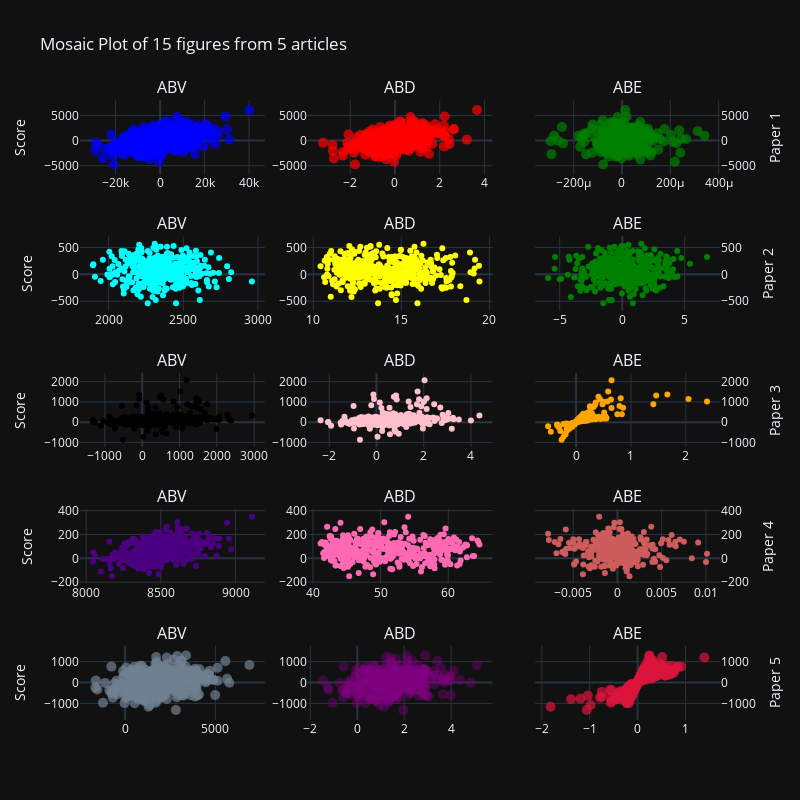

Notebook source saved alongside this figure:
### Code cell
#| label: fig5cell

fig = make_subplots(rows=5, cols=3, subplot_titles=("ABV", "ABD", "ABE") * 5)

for row in range(5):
    fig.update_yaxes(title_text=f"Score", row=row+1, col=1)
    fig.update_yaxes(title_text=f"Paper {row+1}", row=row+1, col=3, side="right")
    for col in range(3):
        subplot_figure = data[row][col]
        for trace in subplot_figure.data:
            fig.add_trace(trace, row=row + 1, col=col + 1)
            
# Update layout
fig.update_layout(title_text="Mosaic Plot of 15 figures from 5 articles",
                  height=800, width=800,
                  showlegend=True,
                  template="plotly_dark")

# Show the figure
fig.show()

### Figure 1 — Plotly figure (JSON) as saved in the notebook; plotly's stock layout.template omitted (floating-point values rounded to 4 significant figures; data arrays with more than 128 entries replaced by an {"elided": "..."} marker saying what was removed)
{"data": [{"hovertemplate": "Volume=%{x}<br>Score=%{y}<extra></extra>", "legendgroup": "", "marker": {"color": "blue", "opacity": 0.7, "size": 10, "symbol": "circle"}, "mode": "markers", "name": "", "orientation": "v", "showlegend": false, "type": "scatter", "x": {"elided": "400 float values"}, "xaxis": "x", "y": {"elided": "400 float values"}, "yaxis": "y"}, {"hovertemplate": "Density=%{x}<br>Score=%{y}<extra></extra>", "legendgroup": "", "marker": {"color": "red", "opacity": 0.7, "size": 10, "symbol": "circle"}, "mode": "markers", "name": "", "orientation": "v", "showlegend": false, "type": "scatter", "x": {"elided": "400 float values"}, "xaxis": "x2", "y": {"elided": "400 float values"}, "yaxis": "y2"}, {"hovertemplate": "Efficiency=%{x}<br>Score=%{y}<extra></extra>", "legendgroup": "", "marker": {"color": "green", "opacity": 0.7, "size": 10, "symbol": "circle"}, "mode": "markers", "name": "", "orientation": "v", "showlegend": false, "type": "scatter", "x": {"elided": "400 float values"}, "xaxis": "x3", "y": {"elided": "400 float values"}, "yaxis": "y3"}, {"hovertemplate": "Volume=%{x}<br>Score=%{y}<extra></extra>", "legendgroup": "", "marker": {"color": "cyan", "symbol": "circle"}, "mode": "markers", "name": "", "orientation": "v", "showlegend": false, "type": "scatter", "x": {"elided": "400 float values"}, "xaxis": "x4", "y": {"elided": "400 float values"}, "yaxis": "y4"}, {"hovertemplate": "Density=%{x}<br>Score=%{y}<extra></extra>", "legendgroup": "", "marker": {"color": "yellow", "symbol": "circle"}, "mode": "markers", "name": "", "orientation": "v", "showlegend": false, "type": "scatter", "x": {"elided": "400 float values"}, "xaxis": "x5", "y": {"elided": "400 float values"}, "yaxis": "y5"}, {"hovertemplate": "Efficiency=%{x}<br>Score=%{y}<extra></extra>", "legendgroup": "", "marker": {"color": "green", "symbol": "circle"}, "mode": "markers", "name": "", "orientation": "v", "showlegend": false, "type": "scatter", "x": {"elided": "400 float values"}, "xaxis": "x6", "y": {"elided": "400 float values"}, "yaxis": "y6"}, {"hovertemplate": "Volume=%{x}<br>Score=%{y}<extra></extra>", "legendgroup": "", "marker": {"color": "black", "symbol": "circle"}, "mode": "markers", "name": "", "orientation": "v", "showlegend": false, "type": "scatter", "x": {"elided": "400 float values"}, "xaxis": "x7", "y": {"elided": "400 float values"}, "yaxis": "y7"}, {"hovertemplate": "Density=%{x}<br>Score=%{y}<extra></extra>", "legendgroup": "", "marker": {"color": "pink", "symbol": "circle"}, "mode": "markers", "name": "", "orientation": "v", "showlegend": false, "type": "scatter", "x": {"elided": "400 float values"}, "xaxis": "x8", "y": {"elided": "400 float values"}, "yaxis": "y8"}, {"hovertemplate": "Efficiency=%{x}<br>Score=%{y}<extra></extra>", "legendgroup": "", "marker": {"color": "orange", "symbol": "circle"}, "mode": "markers", "name": "", "orientation": "v", "showlegend": false, "type": "scatter", "x": {"elided": "400 float values"}, "xaxis": "x9", "y": {"elided": "400 float values"}, "yaxis": "y9"}, {"hovertemplate": "Volume=%{x}<br>Score=%{y}<extra></extra>", "legendgroup": "", "marker": {"color": "indigo", "symbol": "circle"}, "mode": "markers", "name": "", "orientation": "v", "showlegend": false, "type": "scatter", "x": {"elided": "400 float values"}, "xaxis": "x10", "y": {"elided": "400 float values"}, "yaxis": "y10"}, {"hovertemplate": "Density=%{x}<br>Score=%{y}<extra></extra>", "legendgroup": "", "marker": {"color": "hotpink", "symbol": "circle"}, "mode": "markers", "name": "", "orientation": "v", "showlegend": false, "type": "scatter", "x": {"elided": "400 float values"}, "xaxis": "x11", "y": {"elided": "400 float values"}, "yaxis": "y11"}, {"hovertemplate": "Efficiency=%{x}<br>Score=%{y}<extra></extra>", "legendgroup": "", "marker": {"color": "indianred", "symbol": "circle"}, "mode": "markers", "name": "", "orientation": "v", "showlegend": false, "type": "scatter", "x": {"elided": "400 float values"}, "xaxis": "x12", "y": {"elided": "400 float values"}, "yaxis": "y12"}, {"hovertemplate": "Volume=%{x}<br>Score=%{y}<extra></extra>", "legendgroup": "", "marker": {"color": "slategray", "opacity": 0.7, "size": 10, "symbol": "circle"}, "mode": "markers", "name": "", "orientation": "v", "showlegend": false, "type": "scatter", "x": {"elided": "400 float values"}, "xaxis": "x13", "y": {"elided": "400 float values"}, "yaxis": "y13"}, {"hovertemplate": "Density=%{x}<br>Score=%{y}<extra></extra>", "legendgroup": "", "marker": {"color": "purple", "opacity": 0.4, "size": 10, "symbol": "circle"}, "mode": "markers", "name": "", "orientation": "v", "showlegend": false, "type": "scatter", "x": {"elided": "400 float values"}, "xaxis": "x14", "y": {"elided": "400 float values"}, "yaxis": "y14"}, {"hovertemplate": "Efficiency=%{x}<br>Score=%{y}<extra></extra>", "legendgroup": "", "marker": {"color": "crimson", "opacity": 0.7, "size": 10, "symbol": "circle"}, "mode": "markers", "name": "", "orientation": "v", "showlegend": false, "type": "scatter", "x": {"elided": "400 float values"}, "xaxis": "x15", "y": {"elided": "400 float values"}, "yaxis": "y15"}], "layout": {"annotations": [{"font": {"size": 16}, "showarrow": false, "text": "ABV", "x": 0.1444, "xanchor": "center", "xref": "paper", "y": 1, "yanchor": "bottom", "yref": "paper"}, {"font": {"size": 16}, "showarrow": false, "text": "ABD", "x": 0.5, "xanchor": "center", "xref": "paper", "y": 1, "yanchor": "bottom", "yref": "paper"}, {"font": {"size": 16}, "showarrow": false, "text": "ABE", "x": 0.8556, "xanchor": "center", "xref": "paper", "y": 1, "yanchor": "bottom", "yref": "paper"}, {"font": {"size": 16}, "showarrow": false, "text": "ABV", "x": 0.1444, "xanchor": "center", "xref": "paper", "y": 0.78, "yanchor": "bottom", "yref": "paper"}, {"font": {"size": 16}, "showarrow": false, "text": "ABD", "x": 0.5, "xanchor": "center", "xref": "paper", "y": 0.78, "yanchor": "bottom", "yref": "paper"}, {"font": {"size": 16}, "showarrow": false, "text": "ABE", "x": 0.8556, "xanchor": "center", "xref": "paper", "y": 0.78, "yanchor": "bottom", "yref": "paper"}, {"font": {"size": 16}, "showarrow": false, "text": "ABV", "x": 0.1444, "xanchor": "center", "xref": "paper", "y": 0.56, "yanchor": "bottom", "yref": "paper"}, {"font": {"size": 16}, "showarrow": false, "text": "ABD", "x": 0.5, "xanchor": "center", "xref": "paper", "y": 0.56, "yanchor": "bottom", "yref": "paper"}, {"font": {"size": 16}, "showarrow": false, "text": "ABE", "x": 0.8556, "xanchor": "center", "xref": "paper", "y": 0.56, "yanchor": "bottom", "yref": "paper"}, {"font": {"size": 16}, "showarrow": false, "text": "ABV", "x": 0.1444, "xanchor": "center", "xref": "paper", "y": 0.34, "yanchor": "bottom", "yref": "paper"}, {"font": {"size": 16}, "showarrow": false, "text": "ABD", "x": 0.5, "xanchor": "center", "xref": "paper", "y": 0.34, "yanchor": "bottom", "yref": "paper"}, {"font": {"size": 16}, "showarrow": false, "text": "ABE", "x": 0.8556, "xanchor": "center", "xref": "paper", "y": 0.34, "yanchor": "bottom", "yref": "paper"}, {"font": {"size": 16}, "showarrow": false, "text": "ABV", "x": 0.1444, "xanchor": "center", "xref": "paper", "y": 0.12, "yanchor": "bottom", "yref": "paper"}, {"font": {"size": 16}, "showarrow": false, "text": "ABD", "x": 0.5, "xanchor": "center", "xref": "paper", "y": 0.12, "yanchor": "bottom", "yref": "paper"}, {"font": {"size": 16}, "showarrow": false, "text": "ABE", "x": 0.8556, "xanchor": "center", "xref": "paper", "y": 0.12, "yanchor": "bottom", "yref": "paper"}], "height": 800, "showlegend": true, "title": {"text": "Mosaic Plot of 15 figures from 5 articles"}, "width": 800, "xaxis": {"anchor": "y", "autorange": true, "domain": [0, 0.2889], "range": [-36010.0, 47090.0], "type": "linear"}, "xaxis10": {"anchor": "y10", "autorange": true, "domain": [0, 0.2889], "range": [7958.0, 9197.0], "type": "linear"}, "xaxis11": {"anchor": "y11", "autorange": true, "domain": [0.3556, 0.6444], "range": [39.21, 66.53], "type": "linear"}, "xaxis12": {"anchor": "y12", "autorange": true, "domain": [0.7111, 1], "range": [-0.009307, 0.01159], "type": "linear"}, "xaxis13": {"anchor": "y13", "autorange": true, "domain": [0, 0.2889], "range": [-2494.0, 7735.0], "type": "linear"}, "xaxis14": {"anchor": "y14", "autorange": true, "domain": [0.3556, 0.6444], "range": [-2.122, 5.764], "type": "linear"}, "xaxis15": {"anchor": "y15", "autorange": true, "domain": [0.7111, 1], "range": [-2.14, 1.722], "type": "linear"}, "xaxis2": {"anchor": "y2", "autorange": true, "domain": [0.3556, 0.6444], "range": [-3.906, 4.357], "type": "linear"}, "xaxis3": {"anchor": "y3", "autorange": true, "domain": [0.7111, 1], "range": [-0.0003596, 0.0004057], "type": "linear"}, "xaxis4": {"anchor": "y4", "autorange": true, "domain": [0, 0.2889], "range": [1808.0, 3047.0], "type": "linear"}, "xaxis5": {"anchor": "y5", "autorange": true, "domain": [0.3556, 0.6444], "range": [9.68, 20.17], "type": "linear"}, "xaxis6": {"anchor": "y6", "autorange": true, "domain": [0.7111, 1], "range": [-6.963, 7.819], "type": "linear"}, "xaxis7": {"anchor": "y7", "autorange": true, "domain": [0, 0.2889], "range": [-1667.0, 3287.0], "type": "linear"}, "xaxis8": {"anchor": "y8", "autorange": true, "domain": [0.3556, 0.6444], "range": [-2.915, 4.911], "type": "linear"}, "xaxis9": {"anchor": "y9", "autorange": true, "domain": [0.7111, 1], "range": [-0.7461, 2.624], "type": "linear"}, "yaxis": {"anchor": "x", "autorange": true, "domain": [0.88, 1], "range": [-6730.0, 8075.0], "title": {"text": "Score"}, "type": "linear"}, "yaxis10": {"anchor": "x10", "autorange": true, "domain": [0.22, 0.34], "range": [-212.1, 412.4], "title": {"text": "Score"}, "type": "linear"}, "yaxis11": {"anchor": "x11", "autorange": true, "domain": [0.22, 0.34], "range": [-212.1, 412.4], "type": "linear"}, "yaxis12": {"anchor": "x12", "autorange": true, "domain": [0.22, 0.34], "range": [-212.1, 412.4], "side": "right", "title": {"text": "Paper 4"}, "type": "linear"}, "yaxis13": {"anchor": "x13", "autorange": true, "domain": [0, 0.12], "range": [-1800.0, 1775.0], "title": {"text": "Score"}, "type": "linear"}, "yaxis14": {"anchor": "x14", "autorange": true, "domain": [0, 0.12], "range": [-1800.0, 1775.0], "type": "linear"}, "yaxis15": {"anchor": "x15", "autorange": true, "domain": [0, 0.12], "range": [-1800.0, 1775.0], "side": "right", "title": {"text": "Paper 5"}, "type": "linear"}, "yaxis2": {"anchor": "x2", "autorange": true, "domain": [0.88, 1], "range": [-6730.0, 8075.0], "type": "linear"}, "yaxis3": {"anchor": "x3", "autorange": true, "domain": [0.88, 1], "range": [-6730.0, 8075.0], "side": "right", "title": {"text": "Paper 1"}, "type": "linear"}, "yaxis4": {"anchor": "x4", "autorange": true, "domain": [0.66, 0.78], "range": [-677.5, 705.9], "title": {"text": "Score"}, "type": "linear"}, "yaxis5": {"anchor": "x5", "autorange": true, "domain": [0.66, 0.78], "range": [-677.5, 705.9], "type": "linear"}, "yaxis6": {"anchor": "x6", "autorange": true, "domain": [0.66, 0.78], "range": [-677.5, 705.9], "side": "right", "title": {"text": "Paper 2"}, "type": "linear"}, "yaxis7": {"anchor": "x7", "autorange": true, "domain": [0.44, 0.56], "range": [-1238.0, 2440.0], "title": {"text": "Score"}, "type": "linear"}, "yaxis8": {"anchor": "x8", "autorange": true, "domain": [0.44, 0.56], "range": [-1238.0, 2440.0], "type": "linear"}, "yaxis9": {"anchor": "x9", "autorange": true, "domain": [0.44, 0.56], "range": [-1238.0, 2440.0], "side": "right", "title": {"text": "Paper 3"}, "type": "linear"}}}
